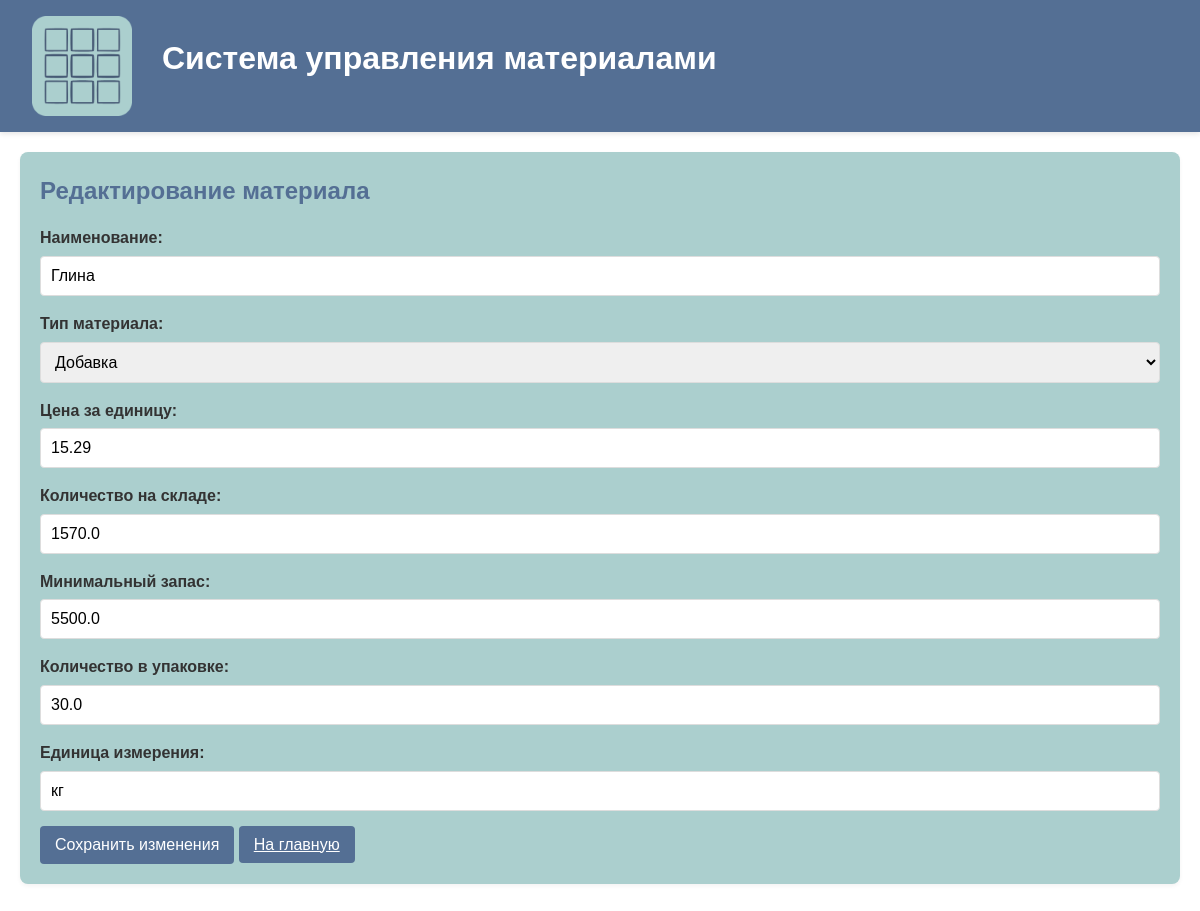
The page /edit_material/1 on the database its author committed.
### tables this page shows
CREATE TABLE Material (
                id INTEGER PRIMARY KEY AUTOINCREMENT,
                name TEXT NOT NULL UNIQUE,
                type_id INTEGER NOT NULL,
                unit_price REAL NOT NULL,
                stock_quantity REAL NOT NULL,
                min_stock_quantity REAL NOT NULL,
                package_quantity REAL NOT NULL,
                unit_of_measure TEXT NOT NULL,
                FOREIGN KEY (type_id) REFERENCES MaterialType(id)
            );

### app.py (the view, shortened to what this page needs)
@app.route("/edit_material/<int:material_id>", methods=["GET", "POST"])
def edit_material(material_id):
    conn = get_db_connection()
    material = conn.execute('''
        SELECT m.id, m.name, m.type_id, m.unit_price, m.stock_quantity,
               m.min_stock_quantity, m.package_quantity, m.unit_of_measure
        FROM Material m
        WHERE m.id = ?
    ''', (material_id,)).fetchone()
    if not material:
        flash("Материал не найден!", "error")
        conn.close()
        return redirect(url_for("index"))
    material_types = conn.execute("SELECT id, type_name FROM MaterialType").fetchall()
    conn.close()
    return render_template("form_material.html",
                           material_types=material_types,
                           **dict(material),
                           material_id=material_id)

### app.py (called while the page is built)
def get_db_connection():
    conn = sqlite3.connect(DATABASE)
    conn.row_factory = sqlite3.Row
    return conn

### templates/form_material.html
{% extends "base.html" %}
{% block content %}
    <div class="card">
        <h2>{{ 'Редактирование материала' if material_id else 'Добавление нового материала' }}</h2>
        <form method="POST">
            <div class="form-group">
                <label for="name">Наименование:</label>
                <input type="text" id="name" name="name" value="{{ name or '' }}" required>
            </div>
            <div class="form-group">
                <label for="type_id">Тип материала:</label>
                <select id="type_id" name="type_id" required>
                    {% for type in material_types %}
                        <option value="{{ type.id }}" {{ 'selected' if type.id|string == type_id|string else '' }}>
                            {{ type.type_name }}
                        </option>
                    {% endfor %}
                </select>
            </div>
            <div class="form-group">
                <label for="unit_price">Цена за единицу:</label>
                <input type="number" id="unit_price" name="unit_price" step="0.01"
                       value="{{ unit_price or '' }}" min="0" required>
            </div>
            <div class="form-group">
                <label for="stock_quantity">Количество на складе:</label>
                <input type="number" id="stock_quantity" name="stock_quantity"
                       value="{{ stock_quantity or '' }}" min="0" required>
            </div>
            <div class="form-group">
                <label for="min_stock_quantity">Минимальный запас:</label>
                <input type="number" id="min_stock_quantity" name="min_stock_quantity"
                       value="{{ min_stock_quantity or '' }}" min="0" required>
            </div>
            <div class="form-group">
                <label for="package_quantity">Количество в упаковке:</label>
                <input type="number" id="package_quantity" name="package_quantity"
                       value="{{ package_quantity or '' }}" min="1" required>
            </div>
            <div class="form-group">
                <label for="unit_of_measure">Единица измерения:</label>
                <input type="text" id="unit_of_measure" name="unit_of_measure"
                       value="{{ unit_of_measure or '' }}" required>
            </div>
            <button type="submit" class="btn">
                {{ 'Сохранить изменения' if material_id else 'Добавить материал' }}
            </button>
            <a href="{{ url_for('index') }}" class="btn">На главную</a>
        </form>
    </div>
{% endblock %}

### static/style.css (style rules this page uses)
:root { --main-color: #FFFFFF; --extra-color: #ABCFCE; --accent-color: #546F94; }
* { margin: 0; padding: 0; box-sizing: border-box; font-family: 'Comic Sans MS', cursive, sans-serif; }
body { background-color: var(--main-color); color: #333; line-height: 1.6; }
h1, h2, h3 { color: var(--accent-color); margin-bottom: 15px; }
.card { background-color: var(--extra-color); border-radius: 8px; padding: 20px; margin-bottom: 20px; box-shadow: 0 2px 4px rgba(0,0,0,0.05); }
.btn { background-color: var(--accent-color); color: white; border: none; padding: 10px 15px; border-radius: 4px; cursor: pointer; font-size: 16px; transition: background-color 0.3s; }
.form-group { margin-bottom: 15px; }
label { display: block; margin-bottom: 5px; font-weight: bold; }
input, select { width: 100%; padding: 10px; border: 1px solid #ddd; border-radius: 4px; font-size: 16px; }

### rows shown on the page
Material: name "Глина", unit_price "15.29", stock_quantity "1570.0", min_stock_quantity "5500.0", package_quantity "30.0", unit_of_measure "кг"

### other values the page prints
{{ 'Сохранить изменения' if material_id else 'Добавить материал' }} "Сохранить изменения"
form field type_id "Добавка"
